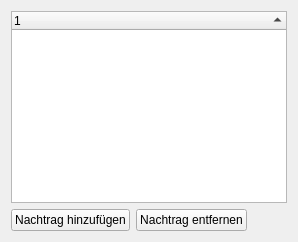
                       <widget class="QWidget" name="tabWidget_2Page2">
                        <attribute name="title">
                         <string>Nachträge</string>
                        </attribute>
                        <layout class="QHBoxLayout" name="horizontalLayout_25">
                         <item>
                          <layout class="QVBoxLayout" name="verticalLayout_26">
                           <item>
                            <widget class="QTreeWidget" name="treeWidget_job_additions">
                             <property name="alternatingRowColors">
                              <bool>true</bool>
                             </property>
                             <property name="sortingEnabled">
                              <bool>true</bool>
                             </property>
                             <column>
                              <property name="text">
                               <string notr="true">1</string>
                              </property>
                             </column>
                            </widget>
                           </item>
                           <item>
                            <layout class="QHBoxLayout" name="horizontalLayout_27">
                             <item>
                              <widget class="QPushButton" name="pushButton_add_job_addition">
                               <property name="sizePolicy">
                                <sizepolicy hsizetype="Maximum" vsizetype="Fixed">
                                 <horstretch>0</horstretch>
                                 <verstretch>0</verstretch>
                                </sizepolicy>
                               </property>
                               <property name="text">
                                <string>Nachtrag hinzufügen</string>
                               </property>
                              </widget>
                             </item>
                             <item>
                              <widget class="QPushButton" name="pushButton_remove_job_addition">
                               <property name="sizePolicy">
                                <sizepolicy hsizetype="Maximum" vsizetype="Fixed">
                                 <horstretch>0</horstretch>
                                 <verstretch>0</verstretch>
                                </sizepolicy>
                               </property>
                               <property name="text">
                                <string>Nachtrag entfernen</string>
                               </property>
                              </widget>
                             </item>
                             <item>
                              <spacer name="horizontalSpacer_14">
                               <property name="orientation">
                                <enum>Qt::Horizontal</enum>
                               </property>
                               <property name="sizeHint" stdset="0">
                                <size>
                                 <width>40</width>
                                 <height>20</height>
                                </size>
                               </property>
                              </spacer>
                             </item>
                            </layout>
                           </item>
                          </layout>
                         </item>
                        </layout>
                       </widget>
